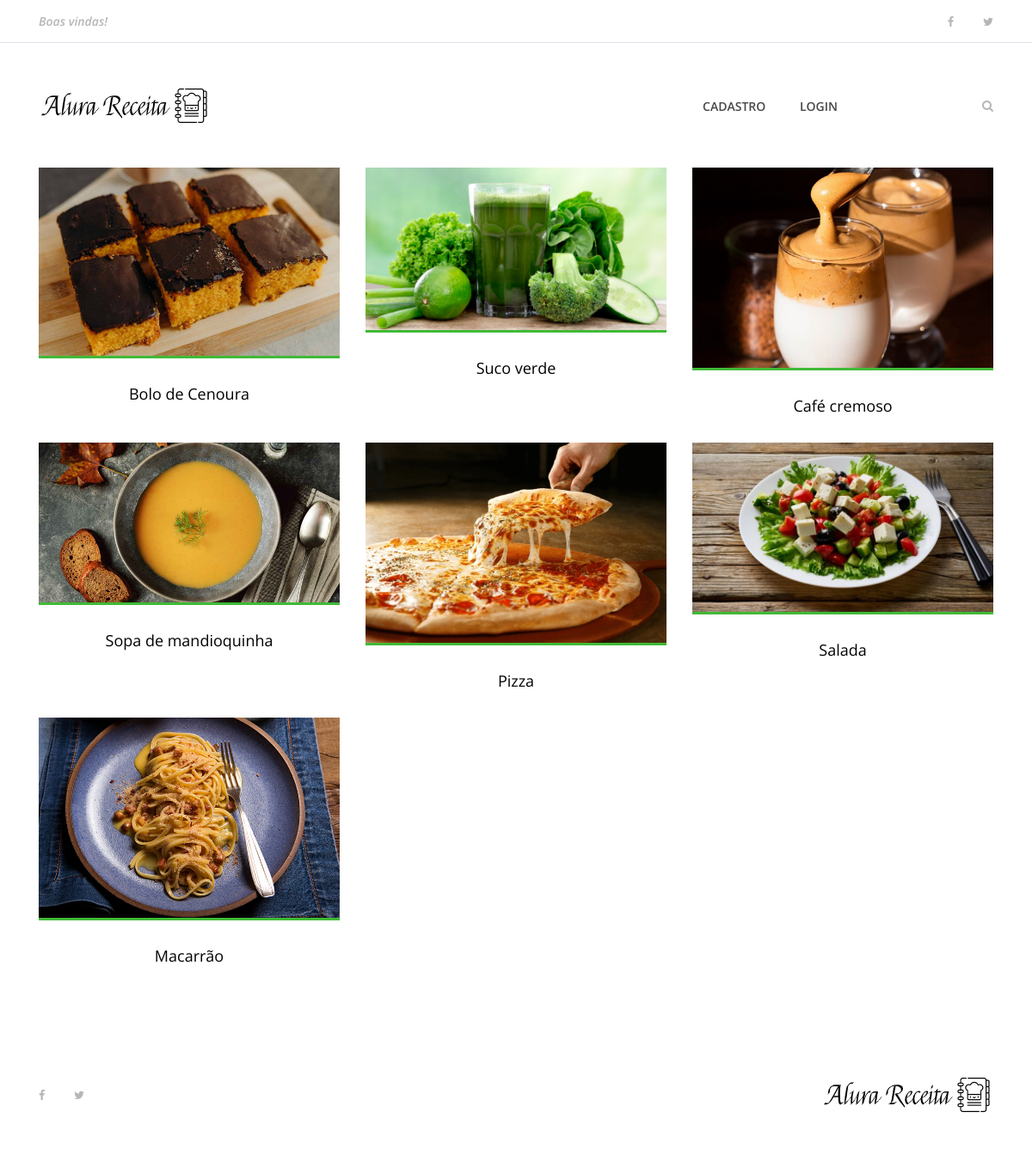
The app's page /buscar with its own data.
### apps/receitasapp/models.py (models this page shows, shortened)
class Receita(models.Model):
    pessoa = models.ForeignKey(User, on_delete=models.CASCADE)
    nome_receita = models.CharField(max_length=200)
    ingredintes = models.TextField()
    modo_preparo = models.TextField()
    tempo_preparo = models.IntegerField()
    rendimento = models.CharField(max_length=100)
    categoria = models.CharField(max_length=100)
    date_receita = models.DateTimeField(default=datetime.now, blank=True)
    foto_receita = models.ImageField(upload_to='fotos/%d/%m/%Y/', blank=True)
    publicada = models.BooleanField(default=False)

### apps/receitasapp/views/busca.py (the view)
# urls.py: path('buscar', buscar, name='buscar'),
def buscar(request):
    lista_receitas = Receita.objects.order_by('-date_receita').filter(publicada=True)
    if 'buscar' in request.GET:
        nome_a_buscar = request.GET['buscar']
        lista_receitas = lista_receitas.filter(nome_receita__icontains=nome_a_buscar)
    dados = {
        'receitas' : lista_receitas
    }
    return render(request, 'receitas/buscar.html', dados)

### templates/receitas/buscar.html (shortened to what this page needs)
{% extends 'base.html' %}
{% load static %}
{% block content %}
    {% include 'partials/_menu.html' %}
    <section class="best-receipe-area">
        <div class="container">
            <div class="row">
                {% if receitas %}
                {% for receita in receitas  %}
                <div class="col-12 col-sm-6 col-lg-4">
                    <div class="single-best-receipe-area mb-30">
                        {% if receita.foto_receita == '' %}
                            <img src="{% static 'img/bg-img/foto_receita.png' %}" alt="">
                        {% else %}
                            <img src="{{ receita.foto_receita.url }}" alt= "">
                        {% endif %}
                            <div class="receipe-content">
                            <a href="{% url 'receita' receita.id%}">
                                <h5>{{ receita.nome_receita }}</h5>
                            </a>
                        </div>
                    </div>
                </div>
                {% endfor %}
                {% else  %}
                <div class="col-12 col-sm-6 col-lg-4">
                    <p>Receita não encontrada :( </p>
                </div>
                {% endif %}
            </div>
        </div>
    </section>
    {% include 'partials/_footer.html' %}
    {% endblock %}

### templates/base.html (shortened to what this page needs)
{% load static %}
<!DOCTYPE html>
<html lang="en">
<head>
    <link rel="stylesheet" href="{% static 'site.css' %}">
</head>
<body>
    {% block content %} {% endblock %}
</body>
</html>

### templates/partials/_busca.html (shortened to what this page needs)
{% load static %}

### templates/partials/_menu.html (shortened to what this page needs)
{% load static %}
<header class="header-area">
    <div class="top-header-area">
        <div class="container h-100">
            <div class="row h-100 align-items-center justify-content-between">
                <div class="col-12 col-sm-6">
                    <div class="breaking-news">
                        <div id="breakingNewsTicker" class="ticker">
                            <ul>
                                <li><a href="">Boas vindas!</a></li>
                            </ul>
                        </div>
                    </div>
                </div>
                <div class="col-12 col-sm-6">
                    <div class="top-social-info text-right">
                        <a href=""><i class="fa fa-facebook" aria-hidden="true"></i></a>
                        <a href=""><i class="fa fa-twitter" aria-hidden="true"></i></a>
                    </div>
                </div>
            </div>
        </div>
    </div>
    <div class="delicious-main-menu">
        <div class="classy-nav-container breakpoint-off">
            <div class="container">
                <nav class="classy-navbar justify-content-between" id="deliciousNav">
                    <a class="nav-brand" href="{% url 'index' %}"><img src="{% static 'img/core-img/logo.png' %}" alt=""></a>
                    <div class="classy-menu">
                        <div class="classynav">
                            <ul>
                                {%if user.is_authenticated %}
                                    <li><a href="{% url 'index' %}">Página principal</a></li>
                                    <li><a href="{% url 'dashboard' %}">Minhas receitas</a></li>
                                    <li><a href="{% url 'cria_receita' %}">Criar receita</a></li>
                                    <li><a href="{% url 'logout' %}">logout</a></li>
                                {% else %}
                                    <li><a href="{% url 'cadastro' %}">Cadastro</a></li>
                                    <li><a href="{% url 'login' %}">Login</a></li>
                                {% endif %}
                            </ul>
                            <div class="search-btn">
                                <i class="fa fa-search" aria-hidden="true"></i>
                            </div>
                        </div>
                    </div>
                </nav>
            </div>
        </div>
    </div>
</header>

### templates/partials/_footer.html
{% load static %}
<footer class="footer-area">
    <div class="container h-100">
        <div class="row h-100">
            <div class="col-12 h-100 d-flex flex-wrap align-items-center justify-content-between">
                <div class="footer-social-info text-right">
                    <a href="#"><i class="fa fa-facebook" aria-hidden="true"></i></a>
                    <a href="#"><i class="fa fa-twitter" aria-hidden="true"></i></a>
                </div>
                <div class="footer-logo">
                    <a href="{% url 'index' %}"><img src="{% static 'img/core-img/logo.png' %}" alt=""></a>
                </div>
            </div>
        </div>
    </div>
</footer>

### receitas/static/site.css (style rules this page uses)
* { margin: 0; padding: 0; }
body { font-family: "Open Sans", sans-serif; font-size: 14px; }
h1, h2, h3, h4, h5, h6 { color: #000000; line-height: 1.3; font-weight: 600; }
a, a:hover, a:focus { -webkit-transition-duration: 500ms; transition-duration: 500ms; text-decoration: none; outline: 0 solid transparent; color: #000000; font-weight: 600; font-size: 14px; color: #474747; }
ul, ol { margin: 0; }
ul li, ol li { list-style: none; }
img { height: auto; max-width: 100%; }
.mb-30 { margin-bottom: 30px !important; }
.header-area { position: relative; z-index: 100; width: 100%; }
.header-area .top-header-area { width: 100%; height: 50px; background-color: #ffffff; border-bottom: 1px solid #dddee9; }
.header-area .top-header-area .breaking-news { position: relative; z-index: 1; }
.header-area .top-header-area .breaking-news .ticker { width: 100%; text-align: left; position: relative; overflow: hidden; }
.header-area .top-header-area .breaking-news .ticker ul { width: 100%; position: relative; z-index: 1; }
.header-area .top-header-area .breaking-news .ticker ul li { display: none; width: 100%; }
.header-area .top-header-area .breaking-news .ticker ul li a { font-size: 14px; color: #b6b6b6; font-style: italic; }
.header-area .top-header-area .top-social-info a { display: inline-block; color: #b6b6b6; font-size: 13px; margin-right: 30px; }
.header-area .top-header-area .top-social-info a:last-child { margin-right: 0; }
.header-area .delicious-main-menu { position: relative; width: 100%; z-index: 100; height: 145px; }
.header-area .delicious-main-menu .classy-nav-container { background-color: transparent; }
.header-area .delicious-main-menu .classy-navbar { height: 145px; padding: 0; }
.header-area .delicious-main-menu .classy-navbar .classynav ul li a { font-weight: 600; }
.header-area .delicious-main-menu .classy-navbar .classynav > ul > li > a { text-transform: uppercase; padding: 12px 18px 11px; background-color: transparent; border-bottom: 3px solid transparent; line-height: 1; color: #474747; font-weight: 600; }
.header-area .delicious-main-menu .classynav .search-btn { color: #b6b6b6; margin-left: 150px; cursor: pointer; -webkit-transition-duration: 500ms; transition-duration: 500ms; }
.header-area .delicious-main-menu .classynav .search-btn i { -webkit-transition-duration: 500ms; transition-duration: 500ms; }
.best-receipe-area { position: relative; z-index: 1; padding-bottom: 50px; }
.single-best-receipe-area { position: relative; z-index: 1; }
.single-best-receipe-area img { border-bottom: 3px solid #40ba37; }
.single-best-receipe-area .receipe-content { padding-top: 30px; text-align: center; }
.single-best-receipe-area .receipe-content h5 { font-size: 18px; margin-bottom: 10px; font-weight: 400; -webkit-transition-duration: 500ms; transition-duration: 500ms; }
.footer-area { position: relative; z-index: 1; width: 100%; height: 140px; background-color: #ffffff; }
.footer-area .footer-social-info { padding-right: 15px; }
.footer-area .footer-social-info a { display: inline-block; color: #b6b6b6; font-size: 13px; margin-right: 30px; }
.footer-area .footer-social-info a:last-child { margin-right: 0; }

### records on screen
Receita: foto_receita (picture), nome_receita "Bolo de Cenoura"
Receita: foto_receita (picture), nome_receita "Suco verde"
Receita: foto_receita (picture), nome_receita "Café cremoso"
Receita: foto_receita (picture), nome_receita "Sopa de mandioquinha"
Receita: foto_receita (picture), nome_receita "Pizza"
Receita: foto_receita (picture), nome_receita "Salada"
Receita: foto_receita (picture), nome_receita "Macarrão"
